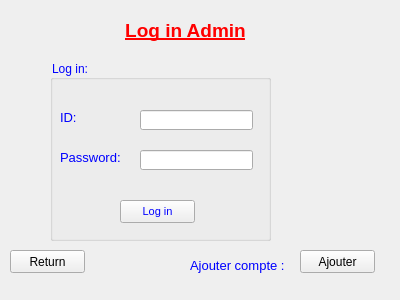
<?xml version="1.0" encoding="UTF-8"?>
<ui version="4.0">
 <class>Log_in</class>
 <widget class="QWidget" name="Log_in">
  <property name="geometry">
   <rect>
    <x>0</x>
    <y>0</y>
    <width>400</width>
    <height>300</height>
   </rect>
  </property>
  <property name="windowTitle">
   <string>Form</string>
  </property>
  <widget class="QLabel" name="label_4">
   <property name="geometry">
    <rect>
     <x>190</x>
     <y>250</y>
     <width>101</width>
     <height>31</height>
    </rect>
   </property>
   <property name="text">
    <string>&lt;html&gt;&lt;head/&gt;&lt;body&gt;&lt;p&gt;&lt;span style=&quot; font-size:10pt; color:#0000ff;&quot;&gt;Ajouter compte :&lt;/span&gt;&lt;/p&gt;&lt;/body&gt;&lt;/html&gt;</string>
   </property>
  </widget>
  <widget class="QPushButton" name="Ajouter">
   <property name="geometry">
    <rect>
     <x>300</x>
     <y>250</y>
     <width>75</width>
     <height>23</height>
    </rect>
   </property>
   <property name="text">
    <string>Ajouter</string>
   </property>
  </widget>
  <widget class="QLabel" name="label_3">
   <property name="geometry">
    <rect>
     <x>110</x>
     <y>10</y>
     <width>151</width>
     <height>41</height>
    </rect>
   </property>
   <property name="text">
    <string>&lt;html&gt;&lt;head/&gt;&lt;body&gt;&lt;p align=&quot;center&quot;&gt;&lt;span style=&quot; font-size:14pt; font-weight:600; text-decoration: underline; color:#ff0000;&quot;&gt;Log in Admin&lt;/span&gt;&lt;/p&gt;&lt;/body&gt;&lt;/html&gt;</string>
   </property>
  </widget>
  <widget class="QPushButton" name="Return">
   <property name="geometry">
    <rect>
     <x>10</x>
     <y>250</y>
     <width>75</width>
     <height>23</height>
    </rect>
   </property>
   <property name="text">
    <string>Return</string>
   </property>
  </widget>
  <widget class="QGroupBox" name="groupBox">
   <property name="geometry">
    <rect>
     <x>50</x>
     <y>60</y>
     <width>221</width>
     <height>181</height>
    </rect>
   </property>
   <property name="styleSheet">
    <string notr="true">color: rgb(0, 0, 255);
font: 87 8pt &quot;Arial Black&quot;;</string>
   </property>
   <property name="title">
    <string>Log in:</string>
   </property>
   <widget class="QLineEdit" name="Username">
    <property name="geometry">
     <rect>
      <x>90</x>
      <y>50</y>
      <width>113</width>
      <height>20</height>
     </rect>
    </property>
   </widget>
   <widget class="QLabel" name="label_2">
    <property name="geometry">
     <rect>
      <x>10</x>
      <y>90</y>
      <width>71</width>
      <height>16</height>
     </rect>
    </property>
    <property name="styleSheet">
     <string notr="true">font: 8pt &quot;Arial&quot;;</string>
    </property>
    <property name="text">
     <string>&lt;html&gt;&lt;head/&gt;&lt;body&gt;&lt;p&gt;&lt;span style=&quot; font-size:10pt; color:#0000ff;&quot;&gt;Password: &lt;/span&gt;&lt;/p&gt;&lt;/body&gt;&lt;/html&gt;</string>
    </property>
   </widget>
   <widget class="QPushButton" name="Log_in_2">
    <property name="geometry">
     <rect>
      <x>70</x>
      <y>140</y>
      <width>75</width>
      <height>23</height>
     </rect>
    </property>
    <property name="font">
     <font>
      <family>Arial</family>
      <pointsize>8</pointsize>
      <weight>50</weight>
      <italic>false</italic>
      <bold>false</bold>
     </font>
    </property>
    <property name="styleSheet">
     <string notr="true">font: 8pt &quot;Arial&quot;;</string>
    </property>
    <property name="text">
     <string>Log in</string>
    </property>
   </widget>
   <widget class="QLabel" name="label">
    <property name="geometry">
     <rect>
      <x>10</x>
      <y>50</y>
      <width>47</width>
      <height>13</height>
     </rect>
    </property>
    <property name="styleSheet">
     <string notr="true">font: 8pt &quot;Arial&quot;;</string>
    </property>
    <property name="text">
     <string>&lt;html&gt;&lt;head/&gt;&lt;body&gt;&lt;p&gt;&lt;span style=&quot; font-size:10pt; color:#0000ff;&quot;&gt;ID:&lt;/span&gt;&lt;/p&gt;&lt;/body&gt;&lt;/html&gt;</string>
    </property>
   </widget>
   <widget class="QLineEdit" name="Password">
    <property name="geometry">
     <rect>
      <x>90</x>
      <y>90</y>
      <width>113</width>
      <height>20</height>
     </rect>
    </property>
    <property name="echoMode">
     <enum>QLineEdit::Password</enum>
    </property>
   </widget>
  </widget>
 </widget>
 <resources/>
 <connections/>
</ui>
